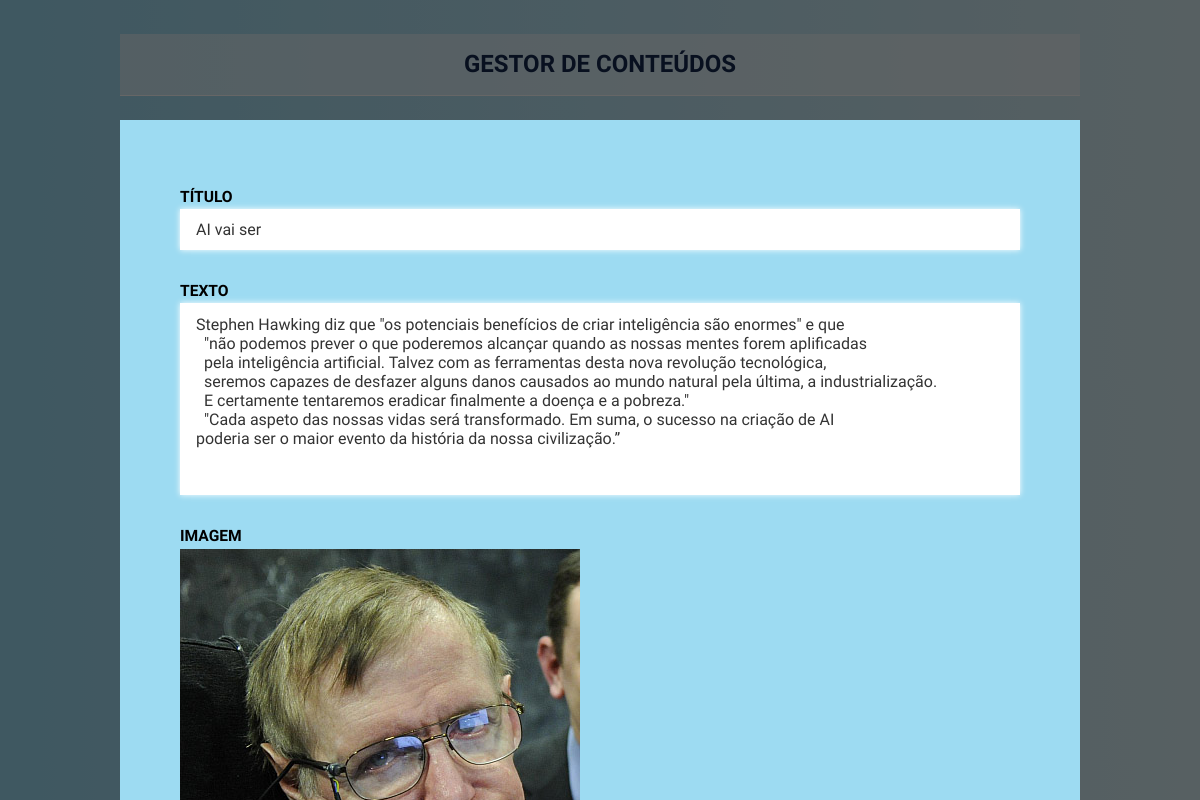
Page /admin/editar_artigo.php?id=1 on the committed database.
### tables this page shows
CREATE TABLE IF NOT EXISTS `artigos` (
  `id` int(11) NOT NULL AUTO_INCREMENT,
  `nome_artigo` text NOT NULL,
  `titulo` text NOT NULL,
  `texto` text NOT NULL,
  `imagem` text NOT NULL,
  PRIMARY KEY (`id`)
);

### admin/editar_artigo.php (the view, shortened to what this page needs)
<?php
    $ligacao = mysqli_connect('localhost','root','','teste2');
    mysqli_set_charset($ligacao,'utf8');
    $id = $_GET['id'];
    $consulta = mysqli_query($ligacao , "SELECT * FROM artigos WHERE id = $id");
    $artigo = mysqli_fetch_assoc($consulta);
?>
<!DOCTYPE html>
<html>
<head>
    <link rel="stylesheet" type="text/css" href="css/style.css" >
</head>
<body>
<header class="top">
  <a href="index.php" class="contentor">
    <h1>
      Gestor de conteúdos
    </h1>
  </a>
</header>
    <div class="contentor">
        <h2>Tempos Atuais</h2>
        <div class="janela_editar">
          <div class="item-insert">
            <form  enctype="multipart/form-data" action="" method="post">
                <label>Título</label>
                <input type="text" name="titulo" value="<?php echo $artigo['titulo']; ?>"/>
                <label>Texto</label>
                <textarea name="texto"><?php echo $artigo['texto']; ?></textarea>
                <label>Imagem</label>
                  <?php if($artigo['imagem'] != ''){ ?>
                     <img src="../img/<?php echo $artigo['imagem']; ?>" accept="image/*"/>
                  <?php } ?>
            </form>
          </div>
        </div>
    </div>
</body>
</html>

### admin/css/style.css (style rules this page uses)
* { box-sizing:border-box; }
a { text-decoration: none; }
body { margin:0; font-family: 'Questrial', sans-serif; background: red; background: -webkit-linear-gradient( left, #9DDBF2, #DAF0F6); background: -o-linear-gradient( left, #9DDBF2, #DAF0F6); background: -moz-linear-gradient( left, #9DDBF2, #DAF0F6); background: linear-gradient(left, 9DDBF2, DAF0F6); }
a { text-decoration:none;color:inherit; }
h1 { margin:0; }
.top { padding:1em; background-color:#000; color:#FFFFFF; font-size: 1.4vw; color:#14284F; background-color: rgba(255, 255, 255, 0.5); text-align:center; display:block; margin:2em auto 0 auto; border-bottom: 0.1vw solid #ffffff; max-width:80%; text-transform: uppercase; }
.top h1 { font-size:2vw; text-align:center; margin:0 auto; }
.contentor h2 { margin:2em auto 0 auto; }
.contentor { max-width:80%; margin:0 auto; }
.item-insert { width: 80%; margin:0 auto; margin-top: 10%; background-color: #9DDBF2; padding:5%; }
label { display:block; margin:0.5em 0 0.2em 0; font-weight:bold; text-transform: uppercase; font-size: 1.3vw; }
input,textarea { display:block; border:none; box-shadow:0 0 0.5vw #ffffff; width:100%; padding:0.7em 1em; margin:0 0 2em 0; font-size:1em; font-family:inherit; color:#333; background:#ffffff; }
textarea { height:12em;font-family:inherit; resize: none; }
.janela_editar { position:fixed; background-color: rgba(0, 0, 0, 0.6); left: 0; top: 0; width: 100%; height: 100%; z-index: 10; }

### rows in the picture
artigos: texto "Stephen Hawking diz que \"os potenciais benefícios de criar inteligência são enormes\" e que \"não podemos prever o que poderemos alcançar quando as nossas mentes forem aplificadas pela inteligência artificial. Talvez com as ferramentas desta nova revolução tecnológica, seremos capazes de desfazer alguns danos causados ao mundo natural pela última, a industrialização. E certamente tentaremos eradicar finalmente a doença e a pobreza.\" \"Cada aspeto das nossas vidas será transformado. Em suma, o sucesso na criação de AI poderia ser o maior evento da história da nossa civilização.”", imagem (picture)
